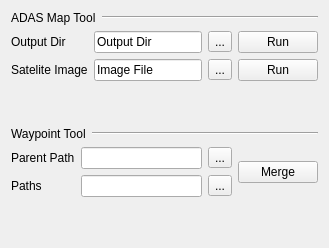
      <widget class="QWidget" name="MapTool">
       <attribute name="title">
        <string>Map Tool</string>
       </attribute>
       <layout class="QVBoxLayout" name="verticalLayout_13">
        <item>
         <layout class="QHBoxLayout" name="horizontalLayout_16">
          <item>
           <widget class="QLabel" name="label_10">
            <property name="text">
             <string>ADAS Map Tool</string>
            </property>
           </widget>
          </item>
          <item>
           <widget class="Line" name="line_6">
            <property name="sizePolicy">
             <sizepolicy hsizetype="Expanding" vsizetype="Fixed">
              <horstretch>0</horstretch>
              <verstretch>0</verstretch>
             </sizepolicy>
            </property>
            <property name="orientation">
             <enum>Qt::Horizontal</enum>
            </property>
           </widget>
          </item>
         </layout>
        </item>
        <item>
         <layout class="QGridLayout" name="gridLayout_11">
          <item row="0" column="2">
           <widget class="QToolButton" name="toolButton_12">
            <property name="text">
             <string>...</string>
            </property>
           </widget>
          </item>
          <item row="0" column="1">
           <widget class="QLineEdit" name="lineEdit_2">
            <property name="text">
             <string>Output Dir</string>
            </property>
           </widget>
          </item>
          <item row="1" column="1">
           <widget class="QLineEdit" name="lineEdit_3">
            <property name="text">
             <string>Image File</string>
            </property>
           </widget>
          </item>
          <item row="0" column="0">
           <widget class="QLabel" name="label_8">
            <property name="text">
             <string>Output Dir</string>
            </property>
           </widget>
          </item>
          <item row="1" column="3">
           <widget class="QPushButton" name="pushButton_23">
            <property name="text">
             <string>Run</string>
            </property>
           </widget>
          </item>
          <item row="1" column="0">
           <widget class="QLabel" name="label_9">
            <property name="text">
             <string>Satelite Image</string>
            </property>
           </widget>
          </item>
          <item row="1" column="2">
           <widget class="QToolButton" name="toolButton_13">
            <property name="text">
             <string>...</string>
            </property>
           </widget>
          </item>
          <item row="0" column="3">
           <widget class="QPushButton" name="pushButton_22">
            <property name="text">
             <string>Run</string>
            </property>
           </widget>
          </item>
         </layout>
        </item>
        <item>
         <spacer name="verticalSpacer_13">
          <property name="orientation">
           <enum>Qt::Vertical</enum>
          </property>
          <property name="sizeHint" stdset="0">
           <size>
            <width>20</width>
            <height>40</height>
           </size>
          </property>
         </spacer>
        </item>
        <item>
         <layout class="QHBoxLayout" name="horizontalLayout_18">
          <item>
           <widget class="QLabel" name="label_11">
            <property name="text">
             <string>Waypoint Tool</string>
            </property>
           </widget>
          </item>
          <item>
           <widget class="Line" name="line_7">
            <property name="sizePolicy">
             <sizepolicy hsizetype="Expanding" vsizetype="Fixed">
              <horstretch>0</horstretch>
              <verstretch>0</verstretch>
             </sizepolicy>
            </property>
            <property name="orientation">
             <enum>Qt::Horizontal</enum>
            </property>
           </widget>
          </item>
         </layout>
        </item>
        <item>
         <layout class="QHBoxLayout" name="horizontalLayout_19">
          <item>
           <layout class="QGridLayout" name="gridLayout_12">
            <item row="0" column="0">
             <widget class="QLabel" name="label_12">
              <property name="text">
               <string>Parent Path</string>
              </property>
             </widget>
            </item>
            <item row="1" column="1">
             <widget class="QLineEdit" name="lineEdit_5">
              <property name="text">
               <string/>
              </property>
             </widget>
            </item>
            <item row="0" column="2">
             <widget class="QToolButton" name="toolButton_14">
              <property name="text">
               <string>...</string>
              </property>
             </widget>
            </item>
            <item row="1" column="2">
             <widget class="QToolButton" name="toolButton_15">
              <property name="text">
               <string>...</string>
              </property>
             </widget>
            </item>
            <item row="0" column="1">
             <widget class="QLineEdit" name="lineEdit_4">
              <property name="text">
               <string/>
              </property>
             </widget>
            </item>
            <item row="1" column="0">
             <widget class="QLabel" name="label_13">
              <property name="text">
               <string>Paths</string>
              </property>
             </widget>
            </item>
           </layout>
          </item>
          <item>
           <widget class="QPushButton" name="pushButton_25">
            <property name="text">
             <string>Merge</string>
            </property>
           </widget>
          </item>
         </layout>
        </item>
        <item>
         <spacer name="verticalSpacer_14">
          <property name="orientation">
           <enum>Qt::Vertical</enum>
          </property>
          <property name="sizeHint" stdset="0">
           <size>
            <width>20</width>
            <height>40</height>
           </size>
          </property>
         </spacer>
        </item>
       </layout>
      </widget>
